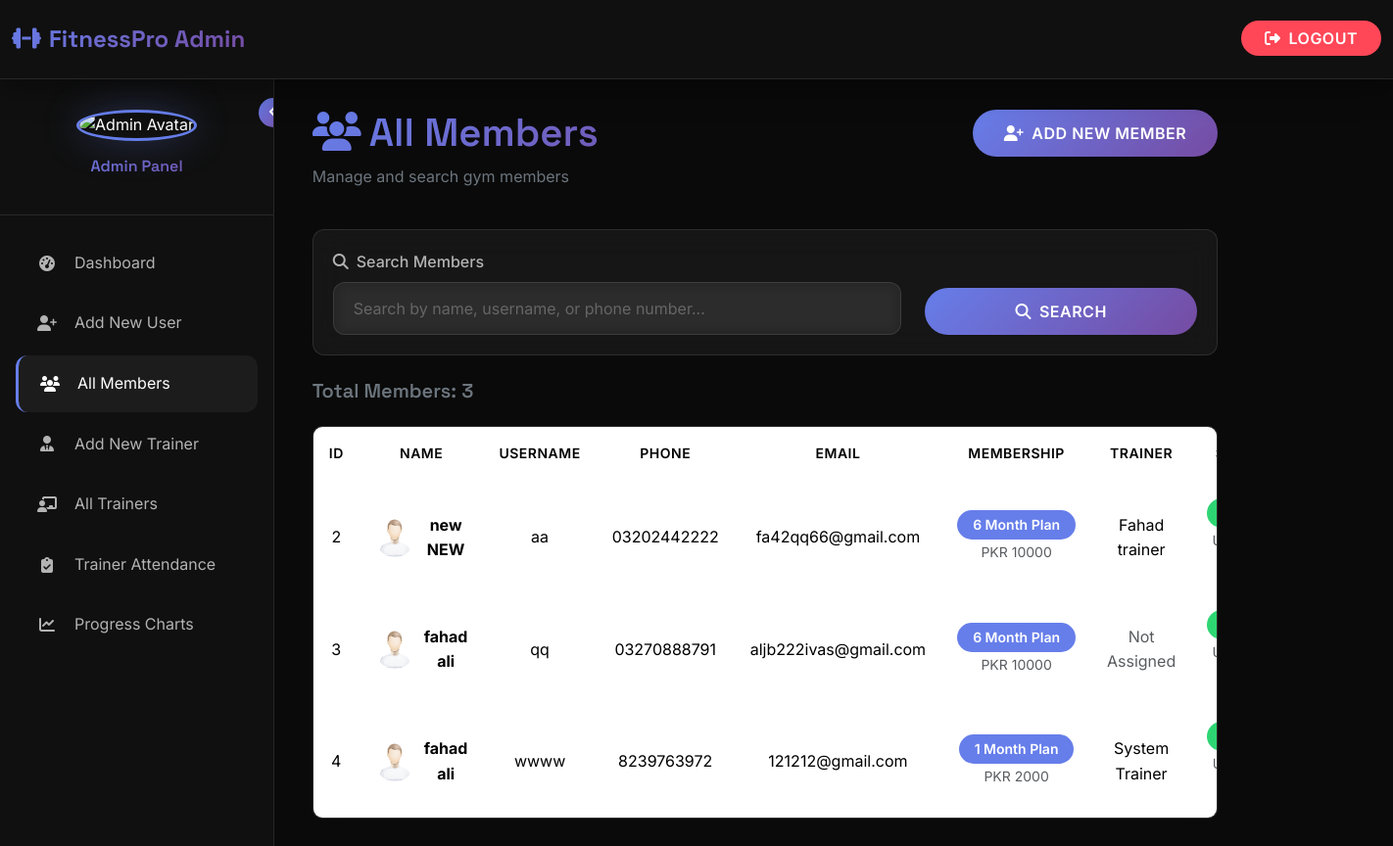
The page /all_members (signed in) on the database its author committed.
### gym_management/gym_app/models.py (models this page shows, shortened)
class Gym_user(models.Model):
    first_name = models.CharField(max_length=50)
    last_name = models.CharField(max_length=50)
    dob = models.DateField()
    phone_number = models.CharField(max_length=20)
    image = models.ImageField(upload_to="users_profile_images/", default="users_profile_images/default.png", null=True, blank=True)
    weight = models.IntegerField(null=True, blank=True)
    height = models.IntegerField(null=True, blank=True)
    date_of_joining = models.DateTimeField(auto_now_add=True)
    email = models.CharField(max_length=50, null=True, blank=True)
    username = models.CharField(max_length=150, unique=True)
    password = models.CharField(max_length=100)
    address = models.ForeignKey(Address, on_delete=models.CASCADE, null=True, blank=True)
    gender = models.ForeignKey(Gender, on_delete=models.CASCADE)
    gym_split = models.ForeignKey(Gym_split, on_delete=models.CASCADE, null=True, blank=True)
    muscle_strength = models.ForeignKey(Muscle_strength, on_delete=models.CASCADE, null=True, blank=True)
    membership_plan = models.ForeignKey(MembershipPlan, on_delete=models.CASCADE, null=True, blank=True)
    payment_proof = models.ImageField(upload_to="payment_proofs/", null=True, blank=True)
    is_approved = models.BooleanField(default=False)
    is_blocked = models.BooleanField(default=False)
    membership_start_date = models.DateField(null=True, blank=True)
    membership_end_date = models.DateField(null=True, blank=True)
    reminder_sent = models.BooleanField(default=False)
    assigned_trainer = models.ForeignKey(Trainer, on_delete=models.SET_NULL, null=True, blank=True, related_name='assigned_members')
    trainer_requested = models.BooleanField(default=False)
    assigned_workout_plan = models.ForeignKey(WorkoutPlan, on_delete=models.SET_NULL, null=True, blank=True)
    assigned_diet_plan = models.ForeignKey(DietPlan, on_delete=models.SET_NULL, null=True, blank=True)
    @staticmethod
    def get_pending_approvals():
        return Gym_user.objects.filter(is_approved=False)
    @staticmethod
    def get_trainer_requests():
        return Gym_user.objects.filter(trainer_requested=True, assigned_trainer=None)

class MembershipPlan(models.Model):
    duration_months = models.IntegerField()
    price = models.IntegerField()
    name = models.CharField(max_length=100)

class Trainer(models.Model):
    first_name = models.CharField(max_length=50)
    last_name = models.CharField(max_length=50)
    email = models.CharField(max_length=50, null=True, blank=True)
    phone_number = models.CharField(max_length=20)
    username = models.CharField(max_length=150, unique=True)
    password = models.CharField(max_length=100)
    specialization = models.CharField(max_length=200, null=True, blank=True)
    image = models.ImageField(upload_to="trainers/", default="trainers/default.png", null=True, blank=True)
    created_at = models.DateTimeField(auto_now_add=True)

### gym_management/gym_app/views.py (the view)
# urls.py: path('all_members', views.all_members, name='all_members'),
def all_members(request):
    if 'admin_logged_in' not in request.session:
        return redirect('/admin_login')
    query = request.GET.get('q', '')
    if query:
        members = Gym_user.objects.filter(
            Q(first_name__icontains=query) |
            Q(last_name__icontains=query) |
            Q(username__icontains=query) |
            Q(phone_number__icontains=query)
        ).filter(is_approved=True)
    else:
        members = Gym_user.objects.filter(is_approved=True)
    data = {
    'members': members,
    'query': query,
    'today': date.today(),
    'pending_count': Gym_user.get_pending_approvals().count(),
    'trainer_request_count': Gym_user.get_trainer_requests().count()
    }
    return render(request, 'admin/all_members.html', data)

### gym_management/gym_app/templates/admin/all_members.html (shortened to what this page needs)
{% extends 'base_admin.html' %}
{% load static %}
{% block content %}
<div class="container-fluid all-members-page">
    <div class="row justify-content-center">
        <div class="col-lg-10 col-md-11 col-sm-12">
            <div class="row mb-4 text-center text-md-start" data-aos="fade-down">
                <div class="col-md-6 mb-3 mb-md-0">
                    <h1 class="gradient-text"><i class="fas fa-users me-2"></i>All Members</h1>
                    <p class="text-secondary">Manage and search gym members</p>
                </div>
                <div class="col-md-6 text-md-end text-center">
                    <a href="{% url 'new_registration' %}" class="btn btn-primary">
                        <i class="fas fa-user-plus me-2"></i>Add New Member
                    </a>
                </div>
            </div>
            <div class="row mb-4 justify-content-center" data-aos="fade-up">
                <div class="col-12">
                    <div class="dashboard-card">
                        <form method="GET" action="{% url 'all_members' %}">
                            <div class="row align-items-end gy-3">
                                <div class="col-md-8 col-sm-12">
                                    <label for="search" class="form-label">
                                        <i class="fas fa-search me-2"></i>Search Members
                                    </label>
                                    <input
                                        type="text"
                                        name="q"
                                        id="search"
                                        class="form-control"
                                        placeholder="Search by name, username, or phone number..."
                                        value="{{ query }}"
                                    >
                                </div>
                                <div class="col-md-4 col-sm-12">
                                    <button type="submit" class="btn btn-primary w-100">
                                        <i class="fas fa-search me-2"></i>Search
                                    </button>
                                </div>
                            </div>
                        </form>
                    </div>
                </div>
            </div>
            <div class="row mb-3 text-center text-md-start" data-aos="fade-right">
                <div class="col-12">
                    <h5 class="text-secondary">
                        {% if query %}
                            Search Results: {{ members.count }} member(s) found
                        {% else %}
                            Total Members: {{ members.count }}
                        {% endif %}
                    </h5>
                </div>
            </div>
            <div class="row justify-content-center" data-aos="fade-up" data-aos-delay="100">
                <div class="col-12">
                    {% if members %}
                    <div class="table-responsive">
                        <table class="table align-middle text-center">
                            <thead>
                                <tr>
                                    <th>ID</th>
                                    <th>Name</th>
                                    <th>Username</th>
                                    <th>Phone</th>
                                    <th>Email</th>
                                    <th>Membership</th>
                                    <th>Trainer</th>
                                    <th>Status</th>
                                </tr>
                            </thead>
                            <tbody>
                                {% for member in members %}
                                <tr>
                                    <td>{{ member.id }}</td>
                                    <td>
                                        <div class="d-flex align-items-center justify-content-center justify-content-md-start">
                                            {% if member.image %}
                                                <img src="{{ member.image.url }}" alt="{{ member.first_name }}"
                                                     style="width: 40px; height: 40px; border-radius: 50%; object-fit: cover; margin-right: 10px;">
                                            {% else %}
                                                <div style="width: 40px; height: 40px; border-radius: 50%; background: var(--primary-gradient);
                                                            display: flex; align-items: center; justify-content: center; margin-right: 10px; font-weight: 600;">
                                                    {{ member.first_name.0 }}{{ member.last_name.0 }}
                                                </div>
                                            {% endif %}
                                            <div>
                                                <strong>{{ member.first_name }} {{ member.last_name }}</strong>
                                            </div>
                                        </div>
                                    </td>
                                    <td>{{ member.username }}</td>
                                    <td>{{ member.phone_number }}</td>
                                    <td>{{ member.email|default:"N/A" }}</td>
                                    <td>
                                        {% if member.membership_plan %}
                                            <span class="badge badge-info">{{ member.membership_plan.name }}</span>
                                            <br>
                                            <small class="text-muted">PKR {{ member.membership_plan.price }}</small>
                                        {% else %}
                                            <span class="badge badge-warning">No Plan</span>
                                        {% endif %}
                                    </td>
                                    <td>
                                        {% if member.assigned_trainer %}
                                            {{ member.assigned_trainer.first_name }} {{ member.assigned_trainer.last_name }}
                                        {% else %}
                                            <span class="text-muted">Not Assigned</span>
                                        {% endif %}
                                    </td>
                                    <td>
                                        {% if member.membership_end_date %}
                                            {% if member.membership_end_date >= today %}
                                                <span class="badge badge-success">Active</span>
                                                <br>
                                                <small class="text-muted">Until {{ member.membership_end_date }}</small>
                                            {% else %}
                                                <span class="badge badge-danger">Expired</span>
                                                <br>
                                                <small class="text-muted">{{ member.membership_end_date }}</small>
                                            {% endif %}
                                        {% else %}
                                            <span class="badge badge-warning">Pending</span>
                                        {% endif %}
                                    </td>
                                </tr>
                                {% endfor %}
                            </tbody>
                        </table>
                    </div>
                    {% endif %}
                </div>
            </div>
        </div>
    </div>
</div>
{% endblock %}

### gym_management/gym_app/templates/base_admin.html (style rules this page uses)
:root { --primary-gradient: linear-gradient(135deg, #667eea 0%, #764ba2 100%); --secondary-gradient: linear-gradient(135deg, #f093fb 0%, #f5576c 100%); --accent-gradient: linear-gradient(135deg, #4facfe 0%, #00f2fe 100%); --dark-gradient: linear-gradient(135deg, #0c0c0c 0%, #1a1a1a 100%); --bg-primary: #0a0a0a; --bg-secondary: #111111; --bg-tertiary: #1a1a1a; --bg-card: rgba(255, 255, 255, 0.05); --bg-sidebar: rgba(17, 17, 17, 0.95); --text-primary: #ffffff; --text-secondary: #b3b3b3; --text-muted: #666666; --accent-primary: #667eea; --accent-secondary: #764ba2; --accent-danger: #ff4757; --accent-success: #2ed573; --accent-warning: #ffa502; --border-color: rgba(255, 255, 255, 0.1); --border-hover: rgba(255, 255, 255, 0.2); --shadow-sm: 0 2px 8px rgba(0, 0, 0, 0.3); --shadow-md: 0 8px 32px rgba(0, 0, 0, 0.4); --shadow-lg: 0 16px 64px rgba(0, 0, 0, 0.5); --shadow-glow: 0 0 40px rgba(102, 126, 234, 0.3); --blur-sm: blur(8px); --blur-md: blur(16px); --blur-lg: blur(32px); }
* { margin: 0; padding: 0; box-sizing: border-box; }
html { scroll-behavior: smooth; }
body { font-family: 'Inter', -apple-system, BlinkMacSystemFont, 'Segoe UI', sans-serif; background: var(--bg-primary); color: var(--text-primary); line-height: 1.6; overflow-x: hidden; -webkit-font-smoothing: antialiased; -moz-osx-font-smoothing: grayscale; }
h1, h2, h3, h4, h5, h6 { font-family: 'Space Grotesk', sans-serif; font-weight: 600; line-height: 1.2; }
.dashboard-card { background: var(--bg-card); backdrop-filter: var(--blur-md); border: 1px solid var(--border-color); border-radius: 1.5rem; padding: 2rem; transition: all 0.3s cubic-bezier(0.4, 0, 0.2, 1); position: relative; overflow: hidden; text-decoration: none; color: inherit; display: block; height: 100%; }
.dashboard-card::before { content: ''; position: absolute; top: 0; left: 0; right: 0; height: 3px; background: var(--primary-gradient); opacity: 0; transition: opacity 0.3s ease; }
.form-control { background: var(--bg-card); backdrop-filter: var(--blur-sm); border: 1px solid var(--border-color); border-radius: 0.75rem; color: var(--text-primary); padding: 0.875rem 1.25rem; transition: all 0.3s cubic-bezier(0.4, 0, 0.2, 1); }
.form-control::placeholder { color: var(--text-muted); }
.form-label { color: var(--text-secondary); font-weight: 500; margin-bottom: 0.5rem; }
.btn-primary { background: var(--primary-gradient); border: none; padding: 0.75rem 2rem; font-weight: 600; border-radius: 2rem; transition: all 0.3s cubic-bezier(0.4, 0, 0.2, 1); text-transform: uppercase; letter-spacing: 0.5px; color: white; }
.table-responsive { background: var(--bg-card); backdrop-filter: var(--blur-md); border: 1px solid var(--border-color); border-radius: 1rem; overflow: hidden; }
.table { color: var(--text-primary); margin-bottom: 0; }
.table thead { background: var(--bg-secondary); }
.table thead th { border-bottom: 2px solid var(--border-color); padding: 1rem; font-weight: 600; text-transform: uppercase; letter-spacing: 0.5px; font-size: 0.875rem; }
.table tbody td { border-bottom: 1px solid var(--border-color); padding: 1rem; vertical-align: middle; }
.badge { padding: 0.5rem 1rem; border-radius: 2rem; font-weight: 600; font-size: 0.875rem; }
.badge-success { background: var(--accent-success); color: white; }
.badge-info { background: var(--accent-primary); color: white; }
.gradient-text { background: var(--primary-gradient); -webkit-background-clip: text; -webkit-text-fill-color: transparent; background-clip: text; }

### gym_management/gym_app/templates/admin/all_members.html (style rules this page uses)
.all-members-page { display: flex; justify-content: center; margin-left: -70px; }
.dashboard-card { border-radius: 12px; padding: 20px; }
.table-responsive { overflow-x: auto; border-radius: 10px; }

### rows shown on the page
Gym_user: id "2", image (placeholder picture), first_name "new", last_name "NEW", username "aa", phone_number "03202442222", email "fa42qq66@gmail.com", membership_plan.name "6 Month Plan", membership_plan.price "10000", assigned_trainer.first_name "Fahad", assigned_trainer.last_name "trainer"
Gym_user: id "3", image (placeholder picture), first_name "fahad", last_name "ali", username "qq", phone_number "03270888791", email "aljb222ivas@gmail.com", membership_plan.name "6 Month Plan", membership_plan.price "10000", shows "Not Assigned"
Gym_user: id "4", image (placeholder picture), first_name "fahad", last_name "ali", username "wwww", phone_number "8239763972", email "121212@gmail.com", membership_plan.name "1 Month Plan", membership_plan.price "2000", assigned_trainer.first_name "System", assigned_trainer.last_name "Trainer"

### other values the page prints
{{ members.count }} "3"
